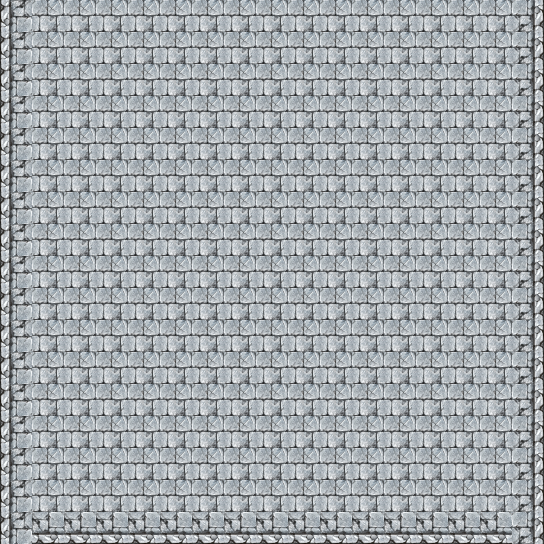

A 2D game scene composited from a Tiled map and its tileset images. What follows is a short description and the map's XML, with each tile layer's data collapsed to a summary:
An orthogonal 17x17 tile map with 32x32 px tiles, 1 tile layer (floor).

<map version="1.2" tiledversion="1.3.5" orientation="orthogonal" renderorder="right-down" width="17" height="17" tilewidth="32" tileheight="32" infinite="0" nextlayerid="3" nextobjectid="1">
 <tileset firstgid="1" source="Floor.tsx" />
 <layer id="1" name="floor" width="17" height="17">
  <data>[289 cells, 289 non-empty, 2 distinct tile ids]</data>
 </layer>
</map>
